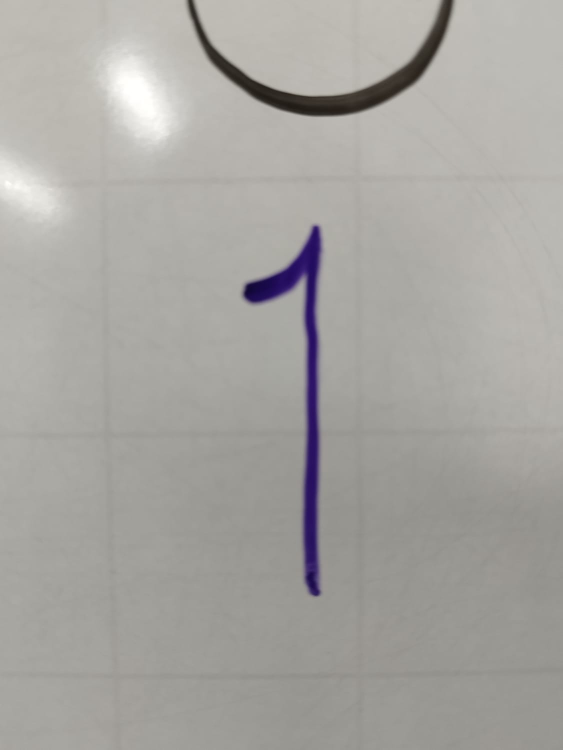
#> input picture talleres_metodos_machine_learning/5_SVD_PCA/fotos/WhatsApp Image 2024-09-03 at 07.50.55 (1).jpeg, 1125 x 1500 px (shown at 1/2 size); its folder holds only this picture in this run
$ jupyter execute --allow-errors asignacion_svd_pca.ipynb
#> lines starting #> are read from the running program, lines starting #| are printed output that depends on the picture
[cell 1]
# Do a pseudo code for vectorize photos of zeros and ones
# use SVD and PCA
# do the algebra logic by "hand", dont use scikit-learn

[cell 2]
# Importamos las librerías necesarias
import os
import cv2
import numpy as np
import matplotlib.pyplot as plt

[cell 3]
# Función para cargar, procesar y vectorizar imágenes
def cargar_procesar_imagenes(directorio, nuevo_tam=(50, 50)):
#> called with directorio = './fotos/', nuevo_tam = (50, 50)
    imagenes_vectorizadas = []

    for archivo in os.listdir(directorio):
        if archivo.endswith(".jpeg"):
            # Cargar imagen en escala de grises
            ruta_imagen = os.path.join(directorio, archivo)
            img = cv2.imread(ruta_imagen, cv2.IMREAD_GRAYSCALE)
#> img: shape (1500, 1125); min 14, max 255, mean 165.3
            if img is not None:
                # Reducir el tamaño de la imagen
                img_redimensionada = cv2.resize(img, nuevo_tam)
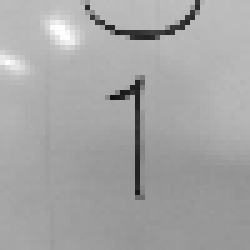
#> img_redimensionada: shape (50, 50) (shown 5 times larger); min 18, max 255, mean 165.4
                # Aumentar contraste usando equalización de histograma
                img_contraste = cv2.equalizeHist(img_redimensionada)
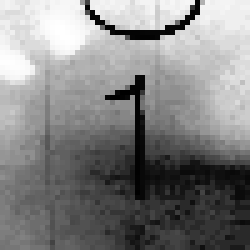
#> img_contraste: shape (50, 50) (shown 5 times larger); min 0, max 255, mean 130.5
                # Vectorizar la imagen (convertir la matriz en un vector)
                imagenes_vectorizadas.append(img_contraste.flatten())

    return np.array(imagenes_vectorizadas)

# 1. Cargar y procesar las imágenes del directorio './fotos/'
directorio = "./fotos/"
X = cargar_procesar_imagenes(directorio)

# Verificamos que se hayan cargado imágenes
if X.shape[0] == 0:
    print("No se encontraron imágenes .jpeg en el directorio especificado.")
else:
    print(f"Se han cargado {X.shape[0]} imágenes con {X.shape[1]} características cada una.")
#| Se han cargado 1 imágenes con 2500 características cada una.

# 2. Estandarización: centramos los datos (restamos la media de cada característica)
X_mean = np.mean(X, axis=0)
#> X_mean = 2500 values, max 255 at index 261, min 0 at index 924, mean 130.5
X_centered = X - X_mean / 255.0

# 3. No usar la matriz de covarianza, sino la matriz de productos internos
XtX = X_centered.T @ X_centered
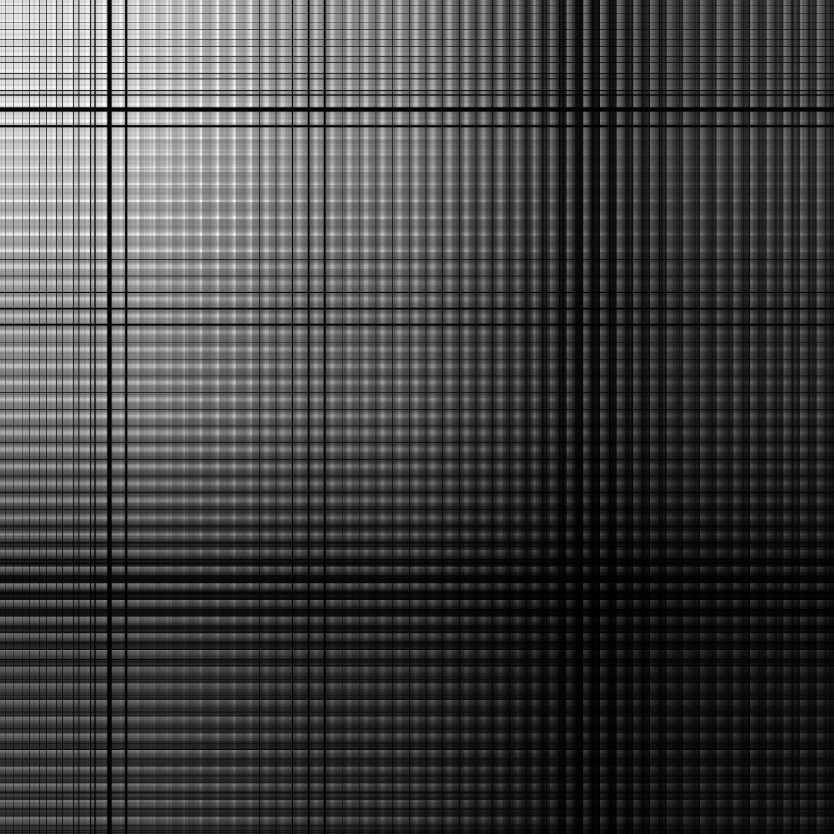
#> XtX: shape (2500, 2500) float64 (shown at 1/3 size); min 0, max 64516, mean 16892.4; drawn with min black and max white

# 4. Calcular los vectores y valores propios de la matriz de productos internos
eigvals, eigvecs = np.linalg.eig(XtX)


# 5. Ordenar los valores propios y vectores en orden descendente
indices_orden = np.argsort(eigvals)[::-1]
#> indices_orden = 2500 values, max 2499 at index 1184, min 0 at index 0, mean 1249.5
eigvals = eigvals[indices_orden]
eigvecs = eigvecs[:, indices_orden]

# 6. Seleccionar los 2 primeros componentes principales para visualización
PCs = eigvecs[:, :2]

# 7. Proyección de los datos en el espacio de los componentes principales
X_pca = X_centered @ PCs

# 8. Clasificación simple: '1' si PC1 > media, '0' en caso contrario
umbral = np.mean(X_pca[:, 0])
etiquetas = (X_pca[:, 0] > umbral).astype(int)
#> etiquetas = [0]

# 8. Visualización: scatter plot de las proyecciones PCA
plt.figure(figsize=(8,6))
scatter = plt.scatter(X_pca[:, 0], X_pca[:, 1], c=etiquetas, cmap='bwr', alpha=0.7)
plt.xlabel("Primer Componente Principal (PC1)")
plt.ylabel("Segundo Componente Principal (PC2)")
plt.title("Distribución de imágenes en el espacio PCA\n(rojo=1, azul=0)")
plt.colorbar(scatter, label="Etiqueta")
plt.grid(True)
plt.show()
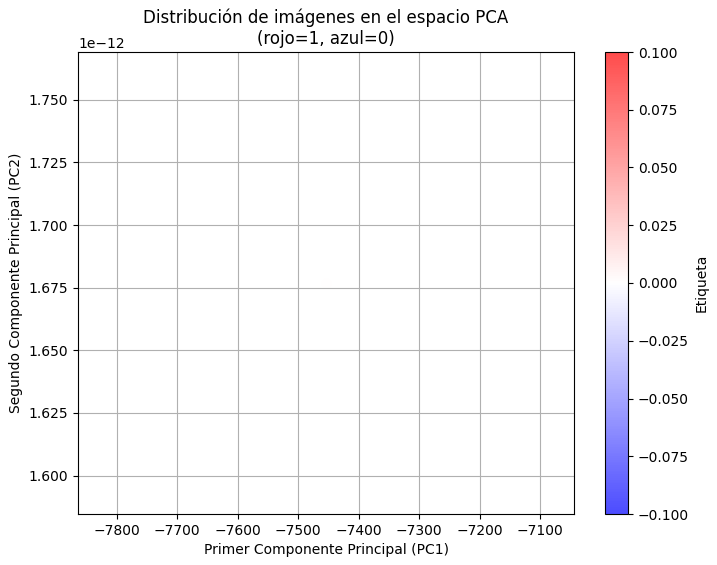
#> figure drawn by matplotlib, 2 panels

# 9. Mostrar la cantidad de imágenes clasificadas como '1' y '0'
num_1 = np.sum(etiquetas)
#> num_1 = 0
num_0 = len(etiquetas) - num_1
#> num_0 = 1
print(f"Imágenes clasificadas como '1': {num_1}")
#| Imágenes clasificadas como '1': 0
print(f"Imágenes clasificadas como '0': {num_0}")
#| Imágenes clasificadas como '0': 1

$ run again, on talleres_metodos_machine_learning/5_SVD_PCA/fotos/WhatsApp Image 2024-09-03 at 07.50.59.jpeg
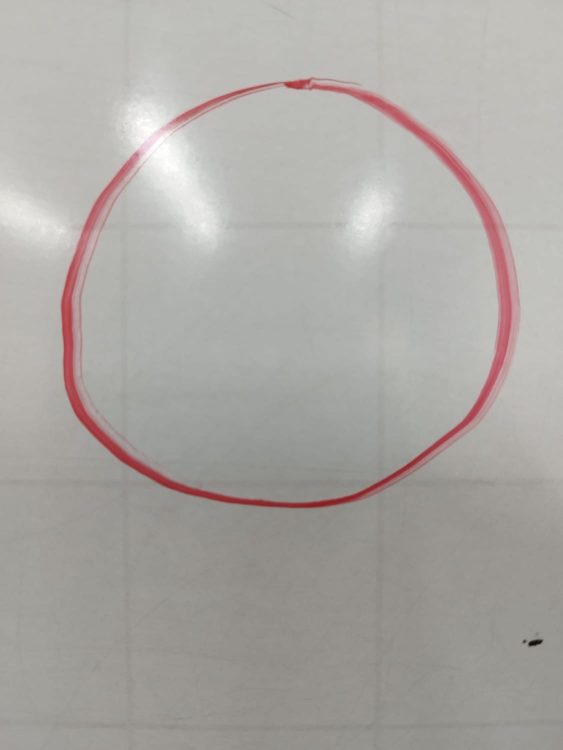
#> input picture talleres_metodos_machine_learning/5_SVD_PCA/fotos/WhatsApp Image 2024-09-03 at 07.50.59.jpeg, 1125 x 1500 px (shown at 1/2 size)
#| Se han cargado 1 imágenes con 2500 características cada una.
#> X_mean = 2500 values, max 255 at index 412, min 0 at index 1671, mean 130.2
#> `XtX = X_centered.T @ X_centered`:
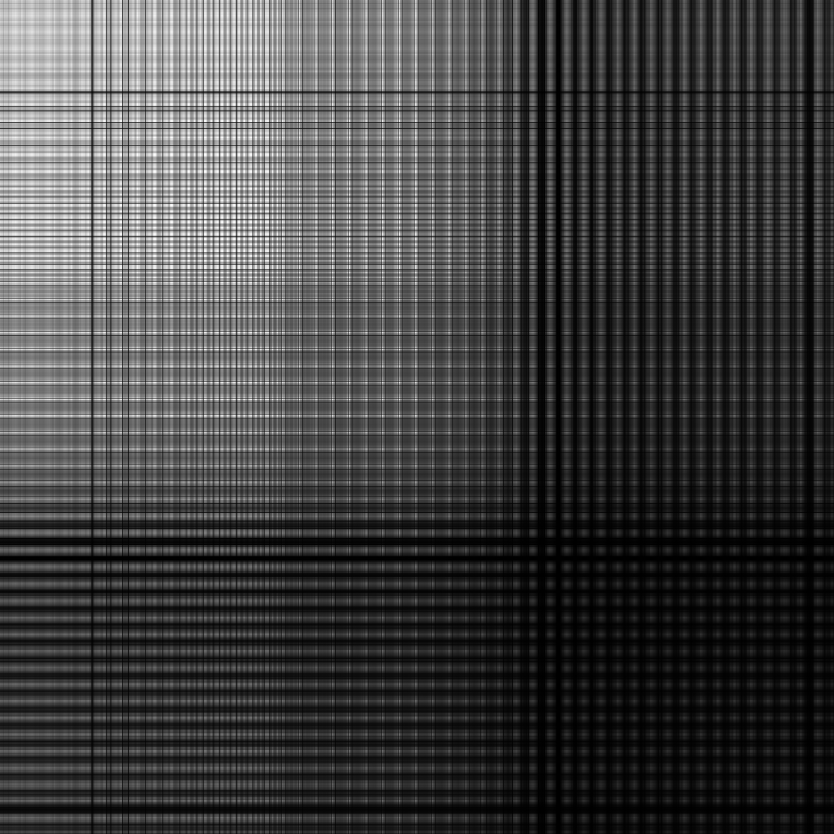
#> XtX: shape (2500, 2500) float64 (shown at 1/3 size); min 0, max 64516, mean 16811.8; drawn with min black and max white
#> indices_orden = 2500 values, max 2499 at index 1304, min 0 at index 0, mean 1249.5
#> etiquetas = [0]
#> `plt.show()`:
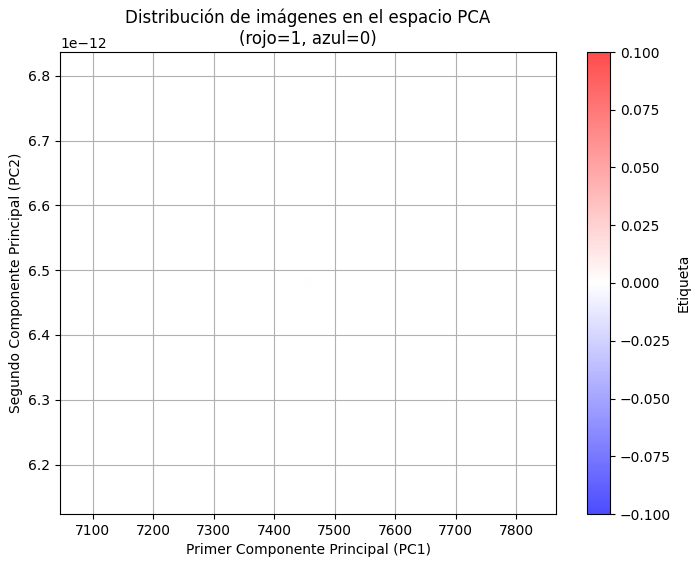
#> figure drawn by matplotlib, 2 panels
#> num_1 = 0
#> num_0 = 1
#| Imágenes clasificadas como '1': 0
#| Imágenes clasificadas como '0': 1

$ run again, on talleres_metodos_machine_learning/5_SVD_PCA/fotos/WhatsApp Image 2024-09-03 at 07.51.01.jpeg
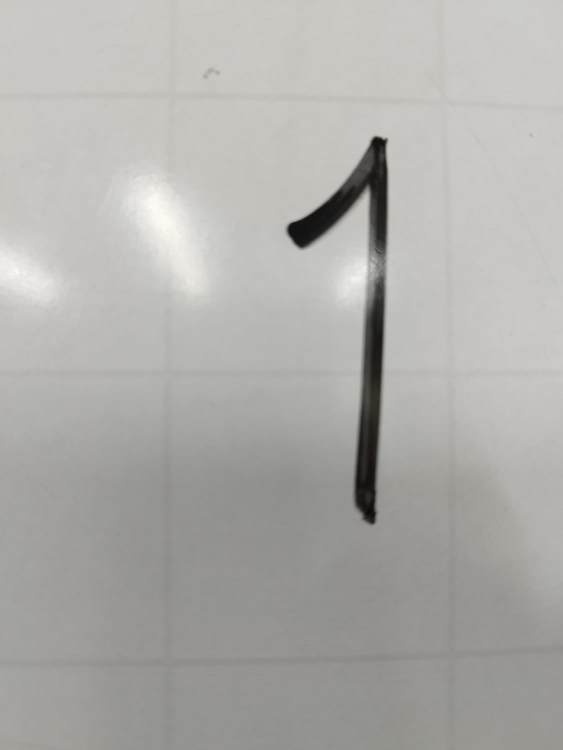
#> input picture talleres_metodos_machine_learning/5_SVD_PCA/fotos/WhatsApp Image 2024-09-03 at 07.51.01.jpeg, 1125 x 1500 px (shown at 1/2 size)
#| Se han cargado 1 imágenes con 2500 características cada una.
#> X_mean = 2500 values, max 255 at index 663, min 0 at index 483, mean 130.9
#> `XtX = X_centered.T @ X_centered`:
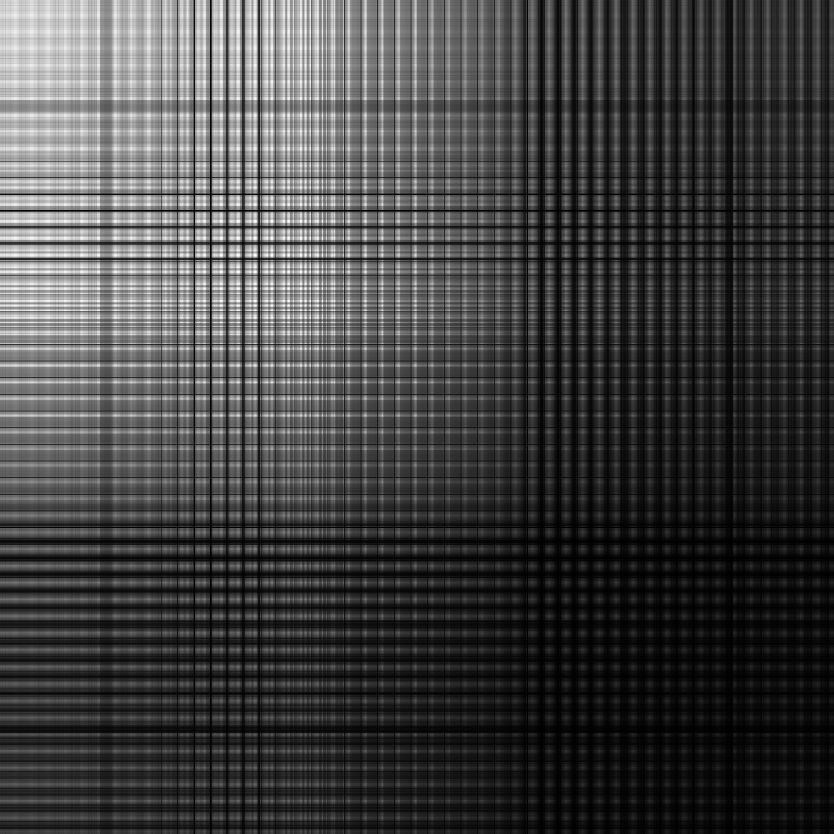
#> XtX: shape (2500, 2500) float64 (shown at 1/3 size); min 0, max 64516, mean 17008; drawn with min black and max white
#> indices_orden = 2500 values, max 2499 at index 1289, min 0 at index 0, mean 1249.5
#> etiquetas = [0]
#> `plt.show()`:
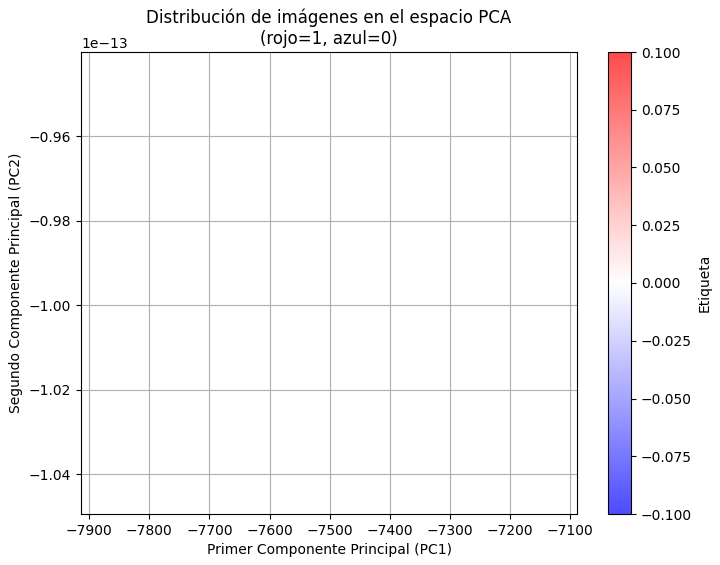
#> figure drawn by matplotlib, 2 panels
#> num_1 = 0
#> num_0 = 1
#| Imágenes clasificadas como '1': 0
#| Imágenes clasificadas como '0': 1

$ run again, on talleres_metodos_machine_learning/5_SVD_PCA/fotos/WhatsApp Image 2024-09-03 at 07.51.03 (1).jpeg
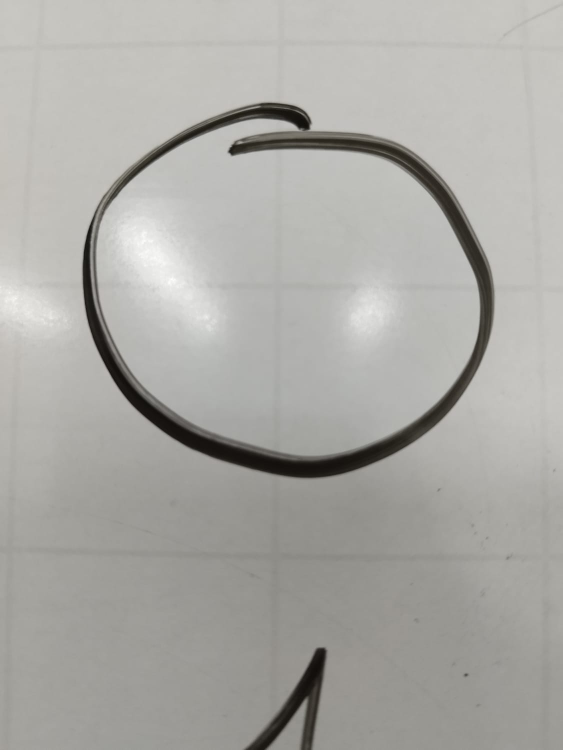
#> input picture talleres_metodos_machine_learning/5_SVD_PCA/fotos/WhatsApp Image 2024-09-03 at 07.51.03 (1).jpeg, 1125 x 1500 px (shown at 1/2 size)
#| Se han cargado 1 imágenes con 2500 características cada una.
#> X_mean = 2500 values, max 255 at index 812, min 0 at index 2277, mean 130.5
#> `XtX = X_centered.T @ X_centered`:
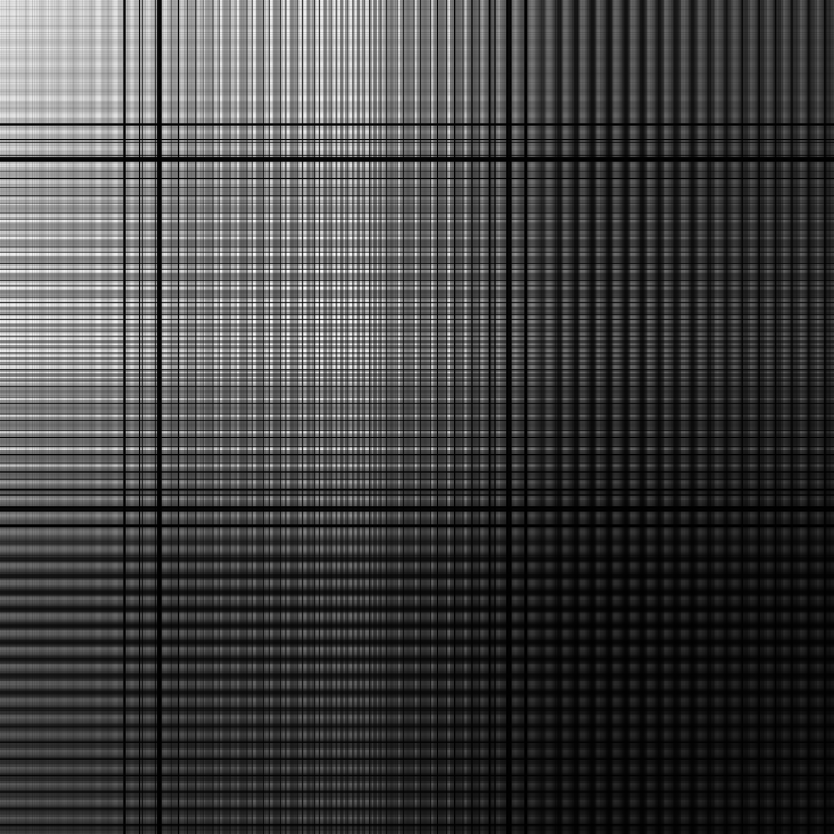
#> XtX: shape (2500, 2500) float64 (shown at 1/3 size); min 0, max 64516, mean 16902.6; drawn with min black and max white
#> indices_orden = 2500 values, max 2499 at index 1241, min 0 at index 0, mean 1249.5
#> etiquetas = [0]
#> `plt.show()`:
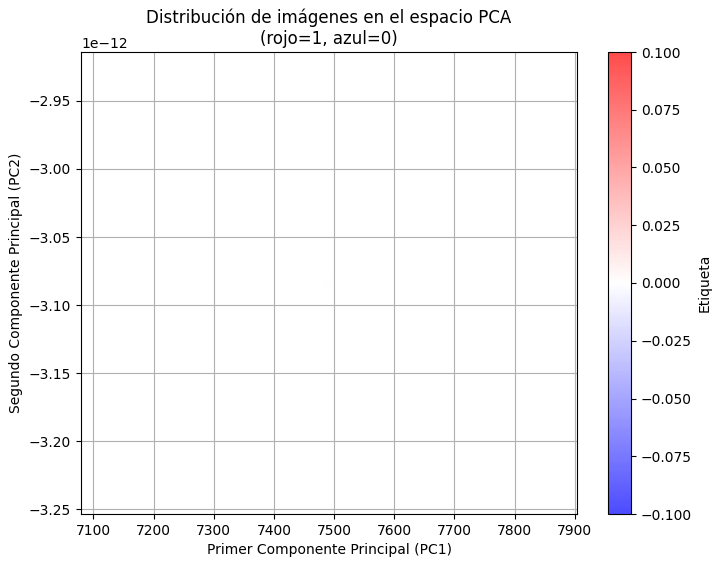
#> figure drawn by matplotlib, 2 panels
#> num_1 = 0
#> num_0 = 1
#| Imágenes clasificadas como '1': 0
#| Imágenes clasificadas como '0': 1

$ run again, on talleres_metodos_machine_learning/5_SVD_PCA/fotos/WhatsApp Image 2024-09-03 at 07.50.55.jpeg
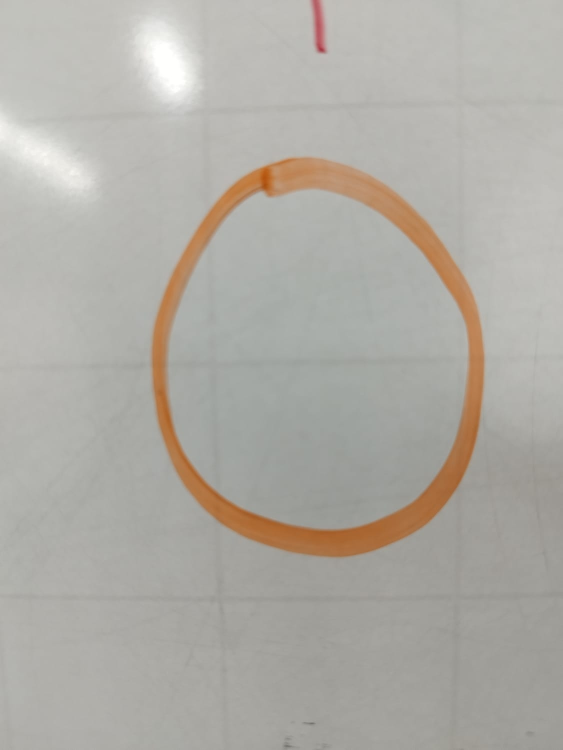
#> input picture talleres_metodos_machine_learning/5_SVD_PCA/fotos/WhatsApp Image 2024-09-03 at 07.50.55.jpeg, 1125 x 1500 px (shown at 1/2 size)
#| Se han cargado 1 imágenes con 2500 características cada una.
#> X_mean = 2500 values, max 255 at index 163, min 0 at index 623, mean 130.4
#> indices_orden = 2500 values, max 2499 at index 1221, min 0 at index 0, mean 1249.5
#> etiquetas = [0]
#> `plt.show()`:
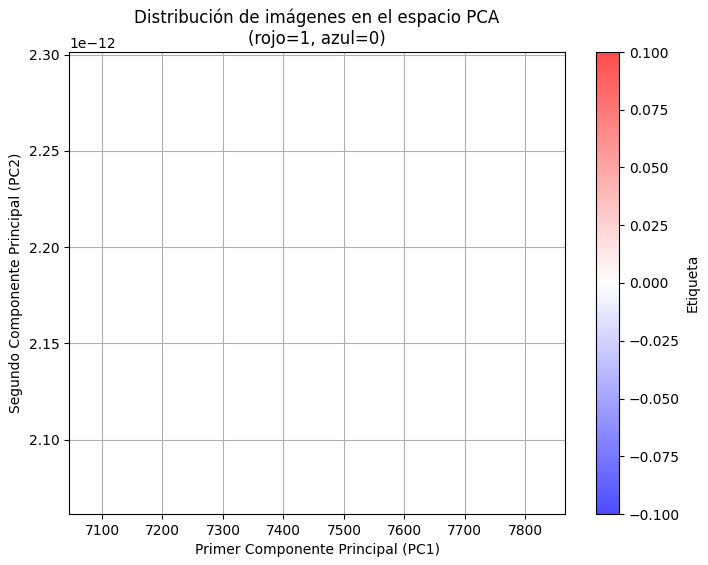
#> figure drawn by matplotlib, 2 panels
#> num_1 = 0
#> num_0 = 1
#| Imágenes clasificadas como '1': 0
#| Imágenes clasificadas como '0': 1
